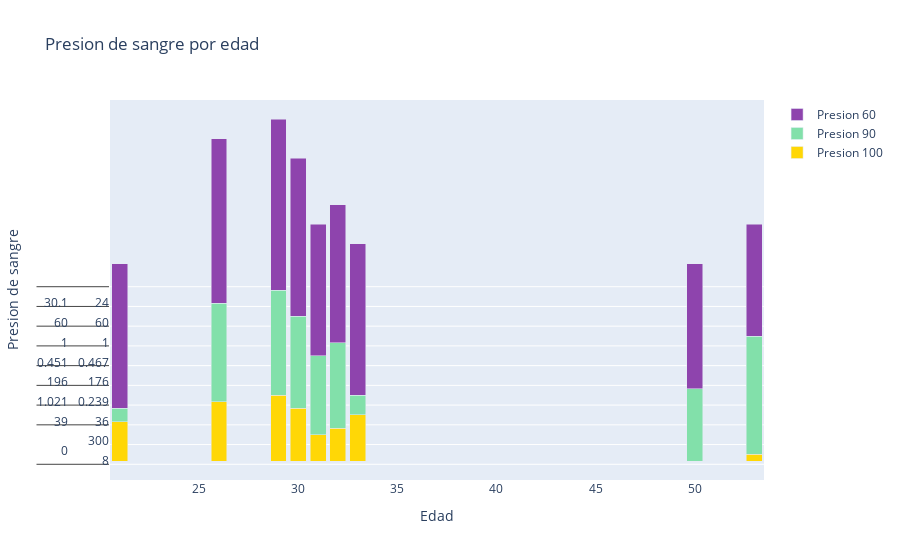

Notebook code for this chart:
### Markdown cell above
### vamos a generar categorias de color para la presion mas alta

### Code cell
import plotly.offline as pyo
import plotly.graph_objs as go

trace0=go.Bar(x=data["Age"],y=data[data["BloodPressure"]==100],name="Presion 100",marker={"color":"#FFD706"})
trace1=go.Bar(x=data["Age"],y=data[data["BloodPressure"]==90],name="Presion 90",marker={"color":"#82E0AA"})
trace2=go.Bar(x=data["Age"],y=data[data["BloodPressure"]==60],name="Presion 60",marker={"color":"#8E44AD"})

data1=[trace0,trace1,trace2]
#data1=[go.Bar(x=data["Age"],y=data["BloodPressure"])]
layout1=go.Layout(title="Presion de sangre por edad",xaxis=dict(title="Edad"),yaxis=dict(title="Presion de sangre"),barmode="stack")
fig=go.Figure(data=data1,layout=layout1)
fig.show()
pyo.plot(fig,filename="Plots/Presion_por_edad.html")

### Figure 1 — Plotly figure (JSON) as saved in the notebook; plotly's stock layout.template omitted (floating-point values rounded to 4 significant figures; data arrays with more than 128 entries replaced by an {"elided": "..."} marker saying what was removed)
{"data": [{"marker": {"color": "#FFD706"}, "name": "Presion 100", "type": "bar", "x": {"elided": "768 int values"}, "y": [[0, 93, 100, 39, 72, 43.4, 1.021, 35, 0], [8, 105, 100, 36, 0, 43.3, 0.239, 45, 1], [3, 123, 100, 35, 240, 57.3, 0.88, 22, 0]]}, {"marker": {"color": "#82E0AA"}, "name": "Presion 90", "type": "bar", "x": {"elided": "768 int values"}, "y": {"elided": "22x9 float values"}}, {"marker": {"color": "#8E44AD"}, "name": "Presion 60", "type": "bar", "x": {"elided": "768 int values"}, "y": {"elided": "37x9 float values"}}], "layout": {"autosize": true, "barmode": "stack", "title": {"text": "Presion de sangre por edad"}, "xaxis": {"autorange": true, "range": [20.5, 53.5], "title": {"text": "Edad"}, "type": "linear"}, "yaxis": {"autorange": true, "range": [-2.889, 54.89], "title": {"text": "Presion de sangre"}, "type": "multicategory"}}}
